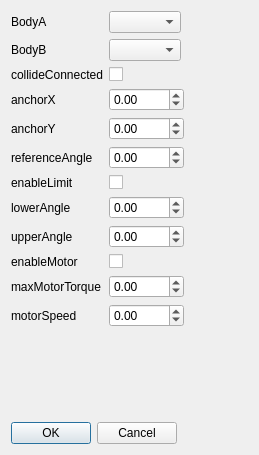
<?xml version="1.0" encoding="UTF-8"?>
<ui version="4.0">
 <class>FormJointRevolute</class>
 <widget class="QWidget" name="FormJointRevolute">
  <property name="geometry">
   <rect>
    <x>0</x>
    <y>0</y>
    <width>259</width>
    <height>455</height>
   </rect>
  </property>
  <property name="sizePolicy">
   <sizepolicy hsizetype="Maximum" vsizetype="Preferred">
    <horstretch>0</horstretch>
    <verstretch>0</verstretch>
   </sizepolicy>
  </property>
  <property name="windowTitle">
   <string>Revolute Joint</string>
  </property>
  <layout class="QVBoxLayout" name="verticalLayout">
   <item>
    <layout class="QFormLayout" name="formLayout">
     <item row="0" column="0">
      <widget class="QLabel" name="label">
       <property name="text">
        <string>BodyA</string>
       </property>
      </widget>
     </item>
     <item row="0" column="1">
      <widget class="QComboBox" name="BodyA">
       <property name="sizePolicy">
        <sizepolicy hsizetype="Maximum" vsizetype="Fixed">
         <horstretch>0</horstretch>
         <verstretch>0</verstretch>
        </sizepolicy>
       </property>
      </widget>
     </item>
     <item row="1" column="0">
      <widget class="QLabel" name="label_2">
       <property name="text">
        <string>BodyB</string>
       </property>
      </widget>
     </item>
     <item row="1" column="1">
      <widget class="QComboBox" name="BodyB">
       <property name="sizePolicy">
        <sizepolicy hsizetype="Maximum" vsizetype="Fixed">
         <horstretch>0</horstretch>
         <verstretch>0</verstretch>
        </sizepolicy>
       </property>
      </widget>
     </item>
     <item row="2" column="0">
      <widget class="QLabel" name="label_3">
       <property name="text">
        <string>collideConnected</string>
       </property>
      </widget>
     </item>
     <item row="2" column="1">
      <widget class="QCheckBox" name="collideConnected">
       <property name="text">
        <string/>
       </property>
      </widget>
     </item>
     <item row="3" column="0">
      <widget class="QLabel" name="label_7">
       <property name="text">
        <string>anchorX</string>
       </property>
      </widget>
     </item>
     <item row="4" column="0">
      <widget class="QLabel" name="label_11">
       <property name="text">
        <string>anchorY</string>
       </property>
      </widget>
     </item>
     <item row="5" column="0">
      <widget class="QLabel" name="label_4">
       <property name="text">
        <string>referenceAngle</string>
       </property>
      </widget>
     </item>
     <item row="3" column="1">
      <widget class="QDoubleSpinBox" name="anchorX">
       <property name="sizePolicy">
        <sizepolicy hsizetype="Maximum" vsizetype="Fixed">
         <horstretch>0</horstretch>
         <verstretch>0</verstretch>
        </sizepolicy>
       </property>
       <property name="minimum">
        <double>-1000.000000000000000</double>
       </property>
       <property name="maximum">
        <double>1000.000000000000000</double>
       </property>
       <property name="singleStep">
        <double>0.100000000000000</double>
       </property>
      </widget>
     </item>
     <item row="4" column="1">
      <widget class="QDoubleSpinBox" name="anchorY">
       <property name="sizePolicy">
        <sizepolicy hsizetype="Maximum" vsizetype="Fixed">
         <horstretch>0</horstretch>
         <verstretch>0</verstretch>
        </sizepolicy>
       </property>
       <property name="minimum">
        <double>-1000.000000000000000</double>
       </property>
       <property name="maximum">
        <double>1000.000000000000000</double>
       </property>
       <property name="singleStep">
        <double>0.100000000000000</double>
       </property>
      </widget>
     </item>
     <item row="5" column="1">
      <widget class="QDoubleSpinBox" name="referenceAngle">
       <property name="sizePolicy">
        <sizepolicy hsizetype="Maximum" vsizetype="Fixed">
         <horstretch>0</horstretch>
         <verstretch>0</verstretch>
        </sizepolicy>
       </property>
       <property name="minimum">
        <double>-1000.000000000000000</double>
       </property>
       <property name="maximum">
        <double>1000.000000000000000</double>
       </property>
       <property name="singleStep">
        <double>0.100000000000000</double>
       </property>
      </widget>
     </item>
     <item row="6" column="0">
      <widget class="QLabel" name="label_9">
       <property name="text">
        <string>enableLimit</string>
       </property>
      </widget>
     </item>
     <item row="6" column="1">
      <widget class="QCheckBox" name="enableLimit">
       <property name="text">
        <string/>
       </property>
      </widget>
     </item>
     <item row="7" column="0">
      <widget class="QLabel" name="label_5">
       <property name="text">
        <string>lowerAngle</string>
       </property>
      </widget>
     </item>
     <item row="7" column="1">
      <widget class="QDoubleSpinBox" name="lowerAngle">
       <property name="sizePolicy">
        <sizepolicy hsizetype="Maximum" vsizetype="Fixed">
         <horstretch>0</horstretch>
         <verstretch>0</verstretch>
        </sizepolicy>
       </property>
       <property name="minimum">
        <double>-1000.000000000000000</double>
       </property>
       <property name="maximum">
        <double>1000.000000000000000</double>
       </property>
       <property name="singleStep">
        <double>0.100000000000000</double>
       </property>
      </widget>
     </item>
     <item row="8" column="0">
      <widget class="QLabel" name="label_6">
       <property name="text">
        <string>upperAngle</string>
       </property>
      </widget>
     </item>
     <item row="8" column="1">
      <widget class="QDoubleSpinBox" name="upperAngle">
       <property name="sizePolicy">
        <sizepolicy hsizetype="Maximum" vsizetype="Fixed">
         <horstretch>0</horstretch>
         <verstretch>0</verstretch>
        </sizepolicy>
       </property>
       <property name="minimum">
        <double>-1000.000000000000000</double>
       </property>
       <property name="maximum">
        <double>1000.000000000000000</double>
       </property>
       <property name="singleStep">
        <double>0.100000000000000</double>
       </property>
      </widget>
     </item>
     <item row="9" column="0">
      <widget class="QLabel" name="label_10">
       <property name="text">
        <string>enableMotor</string>
       </property>
      </widget>
     </item>
     <item row="9" column="1">
      <widget class="QCheckBox" name="enableMotor">
       <property name="text">
        <string/>
       </property>
      </widget>
     </item>
     <item row="10" column="0">
      <widget class="QLabel" name="label_12">
       <property name="text">
        <string>maxMotorTorque</string>
       </property>
      </widget>
     </item>
     <item row="10" column="1">
      <widget class="QDoubleSpinBox" name="maxMotorTorque">
       <property name="sizePolicy">
        <sizepolicy hsizetype="Maximum" vsizetype="Fixed">
         <horstretch>0</horstretch>
         <verstretch>0</verstretch>
        </sizepolicy>
       </property>
       <property name="minimum">
        <double>-1000.000000000000000</double>
       </property>
       <property name="maximum">
        <double>1000.000000000000000</double>
       </property>
       <property name="singleStep">
        <double>0.100000000000000</double>
       </property>
      </widget>
     </item>
     <item row="11" column="0">
      <widget class="QLabel" name="label_8">
       <property name="text">
        <string>motorSpeed</string>
       </property>
      </widget>
     </item>
     <item row="11" column="1">
      <widget class="QDoubleSpinBox" name="motorSpeed">
       <property name="sizePolicy">
        <sizepolicy hsizetype="Maximum" vsizetype="Fixed">
         <horstretch>0</horstretch>
         <verstretch>0</verstretch>
        </sizepolicy>
       </property>
       <property name="minimum">
        <double>-1000.000000000000000</double>
       </property>
       <property name="maximum">
        <double>1000.000000000000000</double>
       </property>
       <property name="singleStep">
        <double>0.100000000000000</double>
       </property>
      </widget>
     </item>
    </layout>
   </item>
   <item>
    <widget class="QDialogButtonBox" name="buttonBox">
     <property name="sizePolicy">
      <sizepolicy hsizetype="Maximum" vsizetype="Fixed">
       <horstretch>0</horstretch>
       <verstretch>0</verstretch>
      </sizepolicy>
     </property>
     <property name="standardButtons">
      <set>QDialogButtonBox::Cancel|QDialogButtonBox::Ok</set>
     </property>
    </widget>
   </item>
  </layout>
 </widget>
 <resources/>
 <connections/>
</ui>
